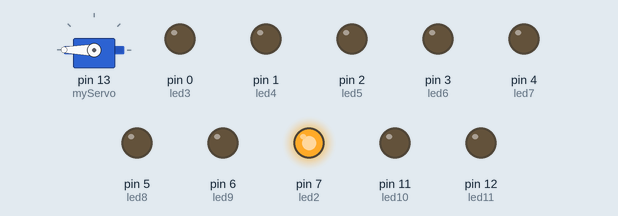
Simulated run of this sketch. Board: Arduino Uno, built with avr-gcc and run on an emulated ATmega328P. Shown: servo, output pins drawn as LEDs (lit = HIGH).

Above: at 0.05 s.
At 0.35 s:
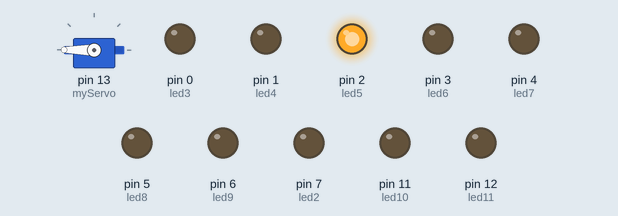
At 0.75 s:
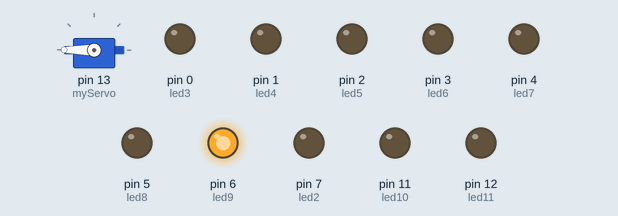
At 1.45 s:
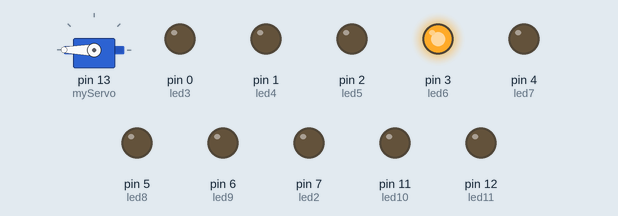
At 2.15 s:
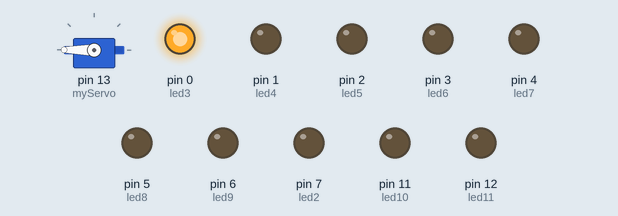
At 2.85 s:
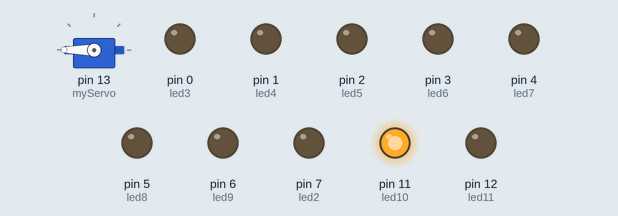
Timing chart, 0 to 3.1 s (numbered marks = the images above):
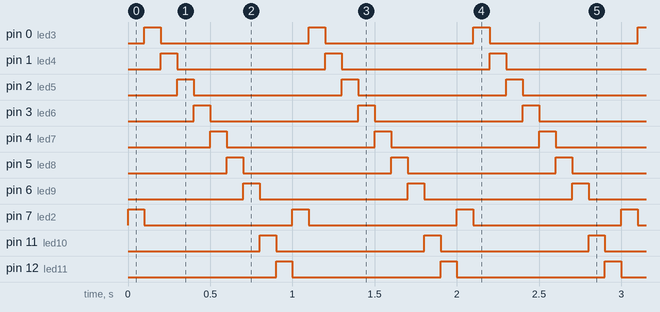

The sketch:

lysshow.ino
```cpp
#include <Servo.h>

Servo myServo;

int led2 = 7;
int led3 = 0;
int led4 = 1;
int led5 = 2;
int led6 = 3;
int led7 = 4;
int led8 = 5;
int led9 = 6;
int led10 = 11;
int led11 = 12;

// definer pins og setter lysene av
void setup() {
  myServo.attach(13);
  pinMode(led2, OUTPUT);
  pinMode(led3, OUTPUT);
  pinMode(led4, OUTPUT);
  pinMode(led5, OUTPUT);
  pinMode(led6, OUTPUT);
  pinMode(led7, OUTPUT);
  pinMode(led8, OUTPUT);
  pinMode(led9, OUTPUT);
  pinMode(led10, OUTPUT);
  pinMode(led11, OUTPUT);
  digitalWrite(led2, LOW);
  digitalWrite(led3, LOW);
  digitalWrite(led4, LOW);
  digitalWrite(led5, LOW);
  digitalWrite(led6, LOW);
  digitalWrite(led7, LOW);
  digitalWrite(led8, LOW);
  digitalWrite(led9, LOW);
  digitalWrite(led10, LOW);
  digitalWrite(led11, LOW);
}

// loop setter lysene av og på med 100ms mellomrom
void loop() {
  myServo.write(180); // motor heiser flagget opp
  digitalWrite(led2, HIGH);
  delay(100);
  digitalWrite(led2, LOW);
  digitalWrite(led3, HIGH);
  delay(100);
  digitalWrite(led3, LOW);
  digitalWrite(led4, HIGH);
  delay(100);
  digitalWrite(led4, LOW);
  digitalWrite(led5, HIGH);
  delay(100);
  digitalWrite(led5, LOW);
  digitalWrite(led6, HIGH);
  delay(100);
  digitalWrite(led6, LOW);
  digitalWrite(led7, HIGH);
  delay(100);
  digitalWrite(led7, LOW);
  digitalWrite(led8, HIGH);
  delay(100);
  digitalWrite(led8, LOW);
  digitalWrite(led9, HIGH);
  delay(100);
  digitalWrite(led9, LOW);
  digitalWrite(led10, HIGH);
  delay(100);
  digitalWrite(led10, LOW);
  digitalWrite(led11, HIGH);
  delay(100);
  digitalWrite(led11, LOW);

}
```

Measured:
- by itself, pin 0 (led3), pin 1 (led4), pin 2 (led5), pin 3 (led6), pin 4 (led7), pin 5 (led8), pin 6 (led9), pin 7 (led2), pin 11 (led10), pin 12 (led11): alternates HIGH for 0.10 s and LOW for 0.90 s
- by itself, everything shown: repeats every 1.0 s, in 10 steps
